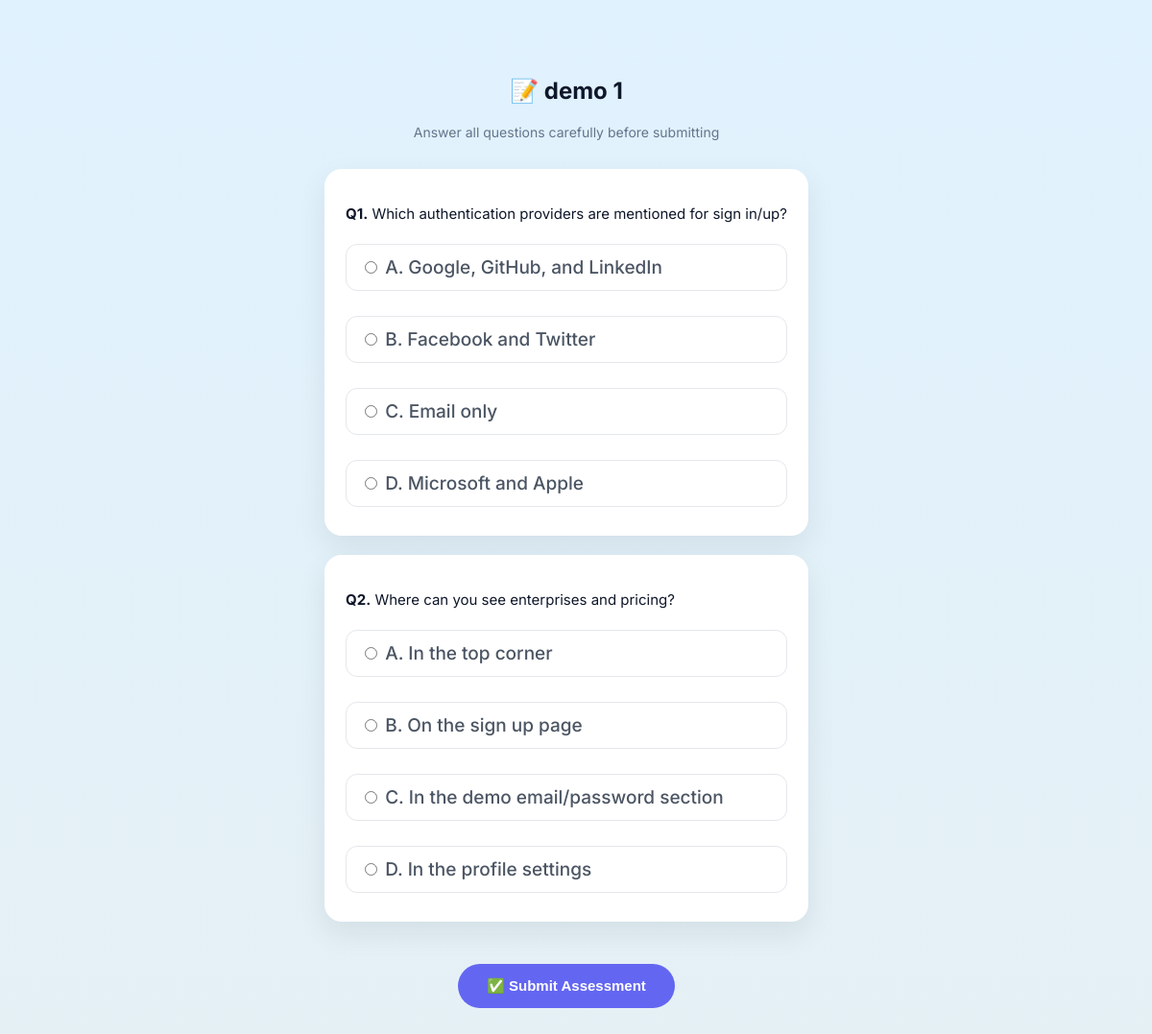
The page /student/courses/6/assessments/1 (signed in) on the database its author committed.
### app.py (models this page shows)
class Assessment(db.Model):
    __tablename__ = "assessment"
    id = db.Column(db.Integer, primary_key=True)
    course_id = db.Column(db.Integer, db.ForeignKey("course.id"), nullable=False)
    title = db.Column(db.String(200), nullable=False)
    description = db.Column(db.Text, nullable=True)
    type = db.Column(db.String(50), nullable=False, default="Quiz")  # Quiz/Test/Assignment
    total_marks = db.Column(db.Float, nullable=False, default=100.0)
    passing_marks = db.Column(db.Float, nullable=False, default=40.0)
    due_date = db.Column(db.DateTime, nullable=True)
    is_published = db.Column(db.Boolean, nullable=False, default=False)
    questions = db.relationship(
        "Question",
        backref="assessment",
        lazy=True,
        cascade="all, delete-orphan"
    )

class Question(db.Model):
    __tablename__ = "question"
    id = db.Column(db.Integer, primary_key=True)
    assessment_id = db.Column(db.Integer, db.ForeignKey("assessment.id"), nullable=False)
    text = db.Column(db.Text, nullable=False)
    option_a = db.Column(db.String(255), nullable=True)
    option_b = db.Column(db.String(255), nullable=True)
    option_c = db.Column(db.String(255), nullable=True)
    option_d = db.Column(db.String(255), nullable=True)
    correct_option = db.Column(db.String(1), nullable=True)  # "A", "B", "C", "D"
    marks = db.Column(db.Float, nullable=False, default=1.0)

### app.py (the view)
@app.route(
    "/student/courses/<int:course_id>/assessments/<int:assessment_id>",
    methods=["GET"]
)
@login_required(role="student")
def student_view_assessment(user, course_id, assessment_id):
    Enrollment.query.filter_by(
        student_id=user.id,
        course_id=course_id
    ).first_or_404()
    assessment = Assessment.query.filter_by(
        id=assessment_id,
        course_id=course_id
    ).first_or_404()
    questions = Question.query.filter_by(
        assessment_id=assessment.id
    ).all()
    return render_template(
        "student/assessment_quiz.html",
        course_id=course_id,
        assessment=assessment,
        questions=questions
    )

### templates/student/assessment_quiz.html (shortened to what this page needs)
{% extends "base.html" %}
{% block content %}
<div class="student-page">
  <div class="dashboard-page">
    <main class="main-content">
      <section class="assessment-wrapper">
        <div class="assessment-header">
          <h2>📝 {{ assessment.title }}</h2>
          <p>Answer all questions carefully before submitting</p>
        </div>
        <form method="POST"
              action="{{ url_for(
                'submit_student_assessment',
                course_id=course_id,
                assessment_id=assessment.id
              ) }}">
          {% for q in questions %}
          <div class="assessment-card">
            <p class="question-text">
              <strong>Q{{ loop.index }}.</strong> {{ q.text }}
            </p>
            <div class="options">
              {% if q.option_a %}
              <label class="option-box">
                <input type="radio" name="q_{{ q.id }}" value="A" required>
                <span>A. {{ q.option_a }}</span>
              </label>
              {% endif %}
              {% if q.option_b %}
              <label class="option-box">
                <input type="radio" name="q_{{ q.id }}" value="B">
                <span>B. {{ q.option_b }}</span>
              </label>
              {% endif %}
              {% if q.option_c %}
              <label class="option-box">
                <input type="radio" name="q_{{ q.id }}" value="C">
                <span>C. {{ q.option_c }}</span>
              </label>
              {% endif %}
              {% if q.option_d %}
              <label class="option-box">
                <input type="radio" name="q_{{ q.id }}" value="D">
                <span>D. {{ q.option_d }}</span>
              </label>
              {% endif %}
            </div>
          </div>
          {% endfor %}
          <div class="submit-bar">
            <button type="submit" class="btn-primary submit-btn">
              ✅ Submit Assessment
            </button>
          </div>
        </form>
      </section>
    </main>
  </div>
</div>
{% endblock %}

### static/css/styles.css (style rules this page uses)
*, *::before, *::after { box-sizing: border-box; }
:root { --bg: #f4f6fb; --card-bg: #ffffff; --accent: #045a4f; --accent-dark: #023f35; --accent-soft: #0b7566; --text-main: #111827; --text-muted: #6b7280; --border-soft: #e5e7eb; --right-panel: #00413b; --shadow-soft: 0 24px 60px rgba(15, 23, 42, 0.18); --radius-xl: 24px; --transition-fast: 150ms ease-out; }
:root { font-size: 20px; }
body { font-size: 1.5rem; }
html, body { margin: 0; padding: 0; height: 100%; font-family: "Inter", system-ui, -apple-system, BlinkMacSystemFont, "Segoe UI", sans-serif; background: radial-gradient(circle at top left, #ffffff, #dde5f7); color: var(--text-main); }
label { font-size: 0.82rem; font-weight: 500; color: #4b5563; }
input::placeholder { color: #9ca3af; }
.dashboard-page { min-height: 100vh; display: grid; grid-template-columns: 240px minmax(0, 1fr); background: #e5f0f4; }
.main-content { padding: 20px 24px; display: flex; flex-direction: column; gap: 18px; background: linear-gradient(180deg, #e0f2fe, #e5f0f4); }
* { transition: background 0.25s ease, backdrop-filter 0.25s ease, transform 0.25s ease, box-shadow 0.75s ease; }
button, .btn, .primary-btn { transition: all 0.25s ease; }
:root { --bg: #f4f7fb; --card-bg: rgba(255,255,255,0.30); --card-border: rgba(255,255,255,0.15); --text: #0f172a; --muted: #6b7280; --accent: rgba(99,102,241,0.95); --glass-blur: 12px; --ease: cubic-bezier(.2,.9,.3,1); }
body { background: linear-gradient(180deg, rgba(255,255,255,0.98) 0%, var(--bg) 100%); color: var(--text); -webkit-font-smoothing:antialiased; -moz-osx-font-smoothing:grayscale; }
body { background: #f4f7fb; }
button { margin-top: 12px; padding: 10px 16px; border-radius: 8px; border: none; background: #4f6df5; color: white; font-weight: 600; cursor: pointer; }
.btn-primary { background: #6366f1; color: white; padding: 8px 14px; border-radius: 8px; text-decoration: none; font-size: 14px; }
:root { --bg-main: #0b1220; --bg-card: #111827; --bg-soft: #1f2937; --text-main: #f9fafb; --text-muted: #9ca3af; --primary: #6366f1; --primary-hover: #4f46e5; --border-soft: rgba(255,255,255,0.08); --shadow-soft: 0 10px 25px rgba(0,0,0,0.35); }
.btn, .btn-primary { display: inline-flex; align-items: center; justify-content: center; gap: 6px; margin-top: 14px; padding: 10px 18px; border-radius: 10px; font-weight: 600; text-decoration: none; border: none; cursor: pointer; transition: background 0.25s ease, transform 0.2s ease; }
.btn-primary { background: var(--primary); color: #ffffff; }
body:has(form[action*="assessments"]) .main-content { width: 100% !important; margin: 0 auto; padding: 20px; }
body:has(form[action*="assessments"]) label { display: block; margin: 8px 0; font-size: 0.95rem; }

### templates/student/assessment_quiz.html (style rules this page uses)
.assessment-wrapper { max-width: 900px; margin: 0 auto; padding: 32px 16px 60px; }
.assessment-header { text-align: center; margin-bottom: 30px; }
.assessment-header h2 { font-size: 24px; font-weight: 700; }
.assessment-header p { color: #64748b; font-size: 14px; }
.assessment-card { background: #ffffff; border-radius: 18px; padding: 22px; margin-bottom: 20px; box-shadow: 0 12px 30px rgba(15, 23, 42, 0.08); }
.question-text { font-size: 15px; margin-bottom: 14px; color: #0f172a; }
.options { display: grid; gap: 10px; }
.option-box { display: flex; align-items: center; gap: 10px; padding: 12px 14px; border-radius: 12px; border: 1px solid #e5e7eb; cursor: pointer; transition: background .2s ease, border-color .2s ease, transform .15s ease; }
.option-box input { accent-color: #6366f1; }
.submit-bar { text-align: center; margin-top: 30px; }
.submit-btn { padding: 14px 30px; font-size: 15px; border-radius: 999px; }
.student-page .dashboard-page { display: block !important; }
.student-page .main-content { width: 100% !important; max-width: 100% !important; margin: 0 auto !important; padding-left: 0 !important; }
.student-page .assessment-wrapper { max-width: 1100px; margin: 0 auto; padding: 40px 32px 80px; }

### rows shown on the page
Assessment: title "demo 1"
Question: text "Which authentication providers are mentioned for sign in/up?", option_a "Google, GitHub, and LinkedIn", option_b "Facebook and Twitter", option_c "Email only", option_d "Microsoft and Apple"
Question: text "Where can you see enterprises and pricing?", option_a "In the top corner", option_b "On the sign up page", option_c "In the demo email/password section", option_d "In the profile settings"
